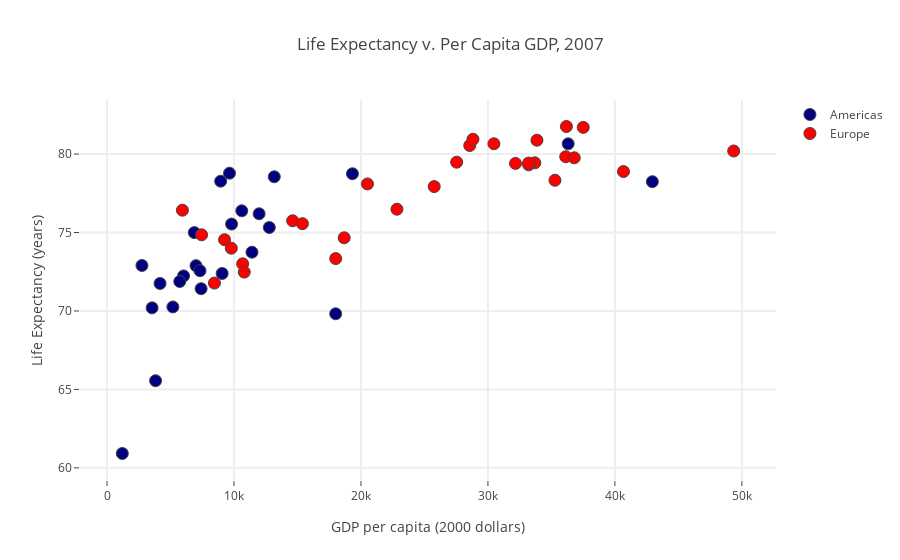

Notebook cell for this chart:
### Code cell
import pandas as pd

# "./life-expectancy-per-GDP-2007.csv"
df = pd.read_csv('https://raw.githubusercontent.com/yankev/test/master/life-expectancy-per-GDP-2007.csv')

americas = df[(df.continent=='Americas')]
europe = df[(df.continent=='Europe')]

trace_comp0 = go.Scatter(
    x=americas.gdp_percap,
    y=americas.life_exp,
    mode='markers',
    marker=dict(size=12,
                line=dict(width=1),
                color="navy"
               ),
    name='Americas',
    text=americas.country,
    )

trace_comp1 = go.Scatter(
    x=europe.gdp_percap,
    y=europe.life_exp,
    mode='markers',
    marker=dict(size=12,
                line=dict(width=1),
                color="red"
               ),
    name='Europe',
    text=europe.country,
        )

data_comp = [trace_comp0, trace_comp1]
layout_comp = go.Layout(
    title='Life Expectancy v. Per Capita GDP, 2007',
    hovermode='closest',
    xaxis=dict(
        title='GDP per capita (2000 dollars)',
        ticklen=5,
        zeroline=False,
        gridwidth=2,
    ),
    yaxis=dict(
        title='Life Expectancy (years)',
        ticklen=5,
        gridwidth=2,
    ),
)
fig_comp = go.Figure(data=data_comp, layout=layout_comp)
plotly.offline.iplot(fig_comp, filename='life-expectancy-per-GDP-2007')

### Figure 1 — Plotly figure (JSON) as saved in the notebook; plotly's stock layout.template omitted (floating-point values rounded to 4 significant figures)
{"data": [{"marker": {"color": "navy", "line": {"width": 1}, "size": 12}, "mode": "markers", "name": "Americas", "text": ["Country: Argentina<br>Population: 40301927.0", "Country: Bolivia<br>Population: 9119152.0", "Country: Brazil<br>Population: 190010647.0", "Country: Canada<br>Population: 33390141.0", "Country: Chile<br>Population: 16284741.0", "Country: Colombia<br>Population: 44227550.0", "Country: Costa Rica<br>Population: 4133884.0", "Country: Cuba<br>Population: 11416987.0", "Country: Dominican Republic<br>Population: 9319622.0", "Country: Ecuador<br>Population: 13755680.0", "Country: El Salvador<br>Population: 6939688.0", "Country: Guatemala<br>Population: 12572928.0", "Country: Haiti<br>Population: 8502814.0", "Country: Honduras<br>Population: 7483763.0", "Country: Jamaica<br>Population: 2780132.0", "Country: Mexico<br>Population: 108700891.0", "Country: Nicaragua<br>Population: 5675356.0", "Country: Panama<br>Population: 3242173.0", "Country: Paraguay<br>Population: 6667147.0", "Country: Peru<br>Population: 28674757.0", "Country: Puerto Rico<br>Population: 3942491.0", "Country: Trinidad and Tobago<br>Population: 1056608.0", "Country: United States<br>Population: 301139947.0", "Country: Uruguay<br>Population: 3447496.0", "Country: Venezuela<br>Population: 26084662.0"], "type": "scatter", "uid": "24beaadc-99c6-11e8-af2f-14109fe647dd", "x": [12780.0, 3822.0, 9066.0, 36320.0, 13170.0, 7007.0, 9645.0, 8948.0, 6025.0, 6873.0, 5728.0, 5186.0, 1202.0, 3548.0, 7321.0, 11980.0, 2749.0, 9809.0, 4173.0, 7409.0, 19330.0, 18010.0, 42950.0, 10610.0, 11420.0], "y": [75.32, 65.55, 72.39, 80.65, 78.55, 72.89, 78.78, 78.27, 72.23, 74.99, 71.88, 70.26, 60.92, 70.2, 72.57, 76.19, 72.9, 75.54, 71.75, 71.42, 78.75, 69.82, 78.24, 76.38, 73.75]}, {"marker": {"color": "red", "line": {"width": 1}, "size": 12}, "mode": "markers", "name": "Europe", "text": ["Country: Albania<br>Population: 3600523.0", "Country: Austria<br>Population: 8199783.0", "Country: Belgium<br>Population: 10392226.0", "Country: Bosnia and Herzegovina<br>Population: 4552198.0", "Country: Bulgaria<br>Population: 7322858.0", "Country: Croatia<br>Population: 4493312.0", "Country: Czech Republic<br>Population: 10228744.0", "Country: Denmark<br>Population: 5468120.0", "Country: Finland<br>Population: 5238460.0", "Country: France<br>Population: 61083916.0", "Country: Germany<br>Population: 82400996.0", "Country: Greece<br>Population: 10706290.0", "Country: Hungary<br>Population: 9956108.0", "Country: Iceland<br>Population: 301931.0", "Country: Ireland<br>Population: 4109086.0", "Country: Italy<br>Population: 58147733.0", "Country: Montenegro<br>Population: 684736.0", "Country: Netherlands<br>Population: 16570613.0", "Country: Norway<br>Population: 4627926.0", "Country: Poland<br>Population: 38518241.0", "Country: Portugal<br>Population: 10642836.0", "Country: Romania<br>Population: 22276056.0", "Country: Serbia<br>Population: 10150265.0", "Country: Slovak Republic<br>Population: 5447502.0", "Country: Slovenia<br>Population: 2009245.0", "Country: Spain<br>Population: 40448191.0", "Country: Sweden<br>Population: 9031088.0", "Country: Switzerland<br>Population: 7554661.0", "Country: Turkey<br>Population: 71158647.0", "Country: United Kingdom<br>Population: 60776238.0"], "type": "scatter", "uid": "24beac6c-99c6-11e8-ac31-14109fe647dd", "x": [5937.0, 36130.0, 33690.0, 7446.0, 10680.0, 14620.0, 22830.0, 35280.0, 33210.0, 30470.0, 32170.0, 27540.0, 18010.0, 36180.0, 40680.0, 28570.0, 9254.0, 36800.0, 49360.0, 15390.0, 20510.0, 10810.0, 9787.0, 18680.0, 25770.0, 28820.0, 33860.0, 37510.0, 8458.0, 33200.0], "y": [76.42, 79.83, 79.44, 74.85, 73.0, 75.75, 76.49, 78.33, 79.31, 80.66, 79.41, 79.48, 73.34, 81.76, 78.89, 80.55, 74.54, 79.76, 80.2, 75.56, 78.1, 72.48, 74.0, 74.66, 77.93, 80.94, 80.88, 81.7, 71.78, 79.42]}], "layout": {"hovermode": "closest", "title": "Life Expectancy v. Per Capita GDP, 2007", "xaxis": {"gridwidth": 2, "ticklen": 5, "title": "GDP per capita (2000 dollars)", "zeroline": false}, "yaxis": {"gridwidth": 2, "ticklen": 5, "title": "Life Expectancy (years)"}}}
